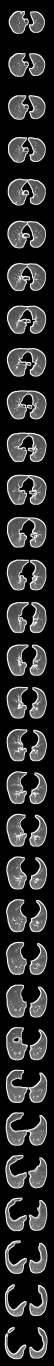
#> input picture img/visual_images_11_CP_v.jpg, 160 x 4096 px (shown at 1/3 size); its folder holds only this picture in this run
$ python -i bounding_box.py   (imports and definitions only)
#> lines starting #> are read from the running program, lines starting #| are printed output that depends on the picture; after the words box and inside, x2 and y2 are one past the last pixel; in counts of white or black regions, pixels touching at a corner belong together
import os
import cv2 as cv
import numpy as np
import matplotlib.pyplot as plt


# TODO function that returns distance to border
# TODO calculate minimum distances to all borders -> change of plans


##############################################################
#path = 'data/dataset_seg/CP/1/3147/0006.png'

# [9 lines left out: function delete_empty_image, not called in this run]


def find_biggest_bounding_box_in_img(path):
#> called with path = '../img/visual_images_11_CP_v.jpg'
    im = cv.imread(path)
#> im is the input picture: shape (4096, 160, 3); min 0, max 255, mean 47.1
    img = cv.cvtColor(im, cv.COLOR_BGR2GRAY)

    ret, binary = cv.threshold(img, 127, 255, cv.THRESH_TRUNC)
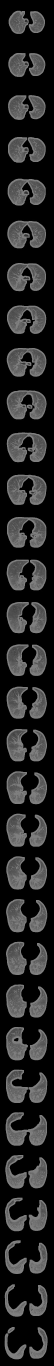
#> binary: shape (4096, 160) (shown at 1/3 size); min 0, max 127, mean 37
    contours, hierarchy = cv.findContours(
        binary, cv.RETR_EXTERNAL, cv.CHAIN_APPROX_SIMPLE)
#> contours = 1692 contours, 1651 with area under 20; largest, box (x1, y1, x2, y2) and area: (16, 1544, 144, 1648) 9616, (16, 1672, 144, 1776) 9567, (16, 1424, 144, 1520) 9312, (16, 1296, 144, 1392) 9084, (16, 1168, 144, 1264) 9045
    #print("Number of contours:" + str(len(contours)))
    x = 512
    y = 512
    x_down = 0
    y_down = 0
    for i in range(len(contours)):
        x_new, y_new, w_new, h_new = cv.boundingRect(contours[i])

        if w_new > 100 and h_new > 100:

            x_down_new = x_new + w_new
            y_down_new = y_new + h_new
            if x_new < x:
                x = x_new
            if y_new < y:
                y = y_new
            if x_down_new > x_down:
                x_down = x_down_new
            if y_down_new > y_down:
                y_down = y_down_new
#> this loop made 1692 passes
#> (x_new, y_new, w_new, h_new, y_down_new, x, x_down, y_down) on pass 177: (8, 3720, 136, 104, 3824, 8, 144, 3824)
#> (x_new, y_new, w_new, h_new, y_down_new) on passes 226, 268, 318, 364, 420, 761: (8, 3592, 136, 104, 3696), (16, 3464, 128, 104, 3568), (16, 3336, 128, 104, 3440), (16, 3208, 128, 104, 3312), (16, 3080, 128, 104, 3184), (16, 2312, 128, 104, 2416)
#> after the loop, x = 8; x_down = 144; y = 512; y_down = 3824

    w = x_down - x
#> w = 136
    h = y_down - y
#> h = 3312

    # cv.rectangle(im, (x, y), (x+w, y+h), (255, 0, 0), 3)
    # plt.imshow(im)
    # plt.show()

    return x, y, w, h

# [39 lines left out: function find_bounding_box_size, not called in this run]

# data/dataset_seg/NCP/1042/2614/0000.png
# find_biggest_bounding_box_in_img('./data/dataset_seg/CP/1231/3449/0245.png')
#'./data/dataset_seg/NCP/2715/2708/0005.png'
#'./data/dataset_seg/NCP/913/2455/0181.png'

#'./data/dataset_seg/CP/2439/2909/0333.png'
#'./data/dataset_seg/CP/15/3174/0097.png'

# FINAL:
#'./data/dataset_seg/NCP/2715/2708/0005.png'
#'./data/dataset_seg/CP/1231/3449/0245.png'

#'./data/dataset_seg/Normal/790/225/0025.png'

###########################################################

'''
rootpath = './data/dataset_seg'
labels = ['CP', 'NCP', 'Normal']

img_size = 512

w_min = 0
h_min = 0

path_min_w = ''
path_min_h = ''

for label in labels:
    rootpath_label = rootpath + '/' + label

    for directory in sorted(os.listdir(rootpath_label)):
        subpath = os.path.join(rootpath_label, directory)

        if subpath == './data/dataset_seg/CP/1357':
            break
        if subpath == './data/dataset_seg/CP/1255':
            break


        for subdirectory in sorted(os.listdir(subpath)):
            subsubpath = os.path.join(subpath, subdirectory)

            if subsubpath == './data/dataset_seg/NCP/913/2455':#/0181.png':
                break

            # if subsubpath == './data/dataset_seg/CP/2439/2909/0333.png':
            #     break

            # if subsubpath == './data/dataset_seg/CP/15/3174/0097.png':
            #     break

            # './data/dataset_seg/NCP/1042/2614'
            # './data/dataset_seg/NCP/1043/2615'
            #'./data/dataset_seg/NCP/125/1394'

            list_dir = sorted(os.listdir(subsubpath))

            for image_file in list_dir:
                if image_file == '.ipynb_checkpoints':
                    break
                img_path = os.path.join(subsubpath, image_file)

                if img_path == './data/dataset_seg/NCP/913/2455/0181.png':
                    break

                if img_path == './data/dataset_seg/CP/2439/2909/0333.png':
                    break

                if img_path == './data/dataset_seg/CP/15/3174/0097.png':
                    break
                # im = cv.imread(img_path)
                # img = cv.cvtColor(im, cv.COLOR_BGR2GRAY)
                x, y, w, h = find_biggest_bounding_box_in_img(img_path)

                # if w > 500:
                #     break
                    #'./data/dataset_seg/CP/1357/3759/0004.png'

                if w > w_min:
                    w_min = w
                    path_min_w = img_path

                if h > h_min:
                    h_min = h
                    path_min_h = img_path
                # then: save img path with biggest lung width and height
    print('label ' + label + ' done')

print(str(w_min))
print(str(h_min))


rootpath = './data/dataset_seg'
labels = ['CP', 'NCP', 'Normal']

for label in labels:
    rootpath_label = rootpath + '/' + label

    for directory in sorted(os.listdir(rootpath_label)):
        subpath = os.path.join(rootpath_label, directory)

        for subdirectory in sorted(os.listdir(subpath)):
            subsubpath = os.path.join(subpath, subdirectory)

            list_dir = sorted(os.listdir(subsubpath))

            for image_file in list_dir:
                if image_file == '.ipynb_checkpoints':
                    break
                img_path = os.path.join(subsubpath, image_file)
                delete_empty_image(img_path)

    print('label ' + label + ' done')
'''
#'./data/dataset_seg/NCP/2715/2708/0005.png'
#'./data/dataset_seg/Normal/790/225/0025.png'
# print('done')

'''
rootpath = './data/dataset_seg'
# labels = ['CP', 'NCP', 'Normal']
labels = ['NCP']

count_discard = 0
discard_list_512 = []
discard_list = []

for label in labels:
    rootpath_label = rootpath + '/' + label

    for directory in sorted(os.listdir(rootpath_label)):
        subpath = os.path.join(rootpath_label, directory)
    # directory = '1010'
    # subpath = os.path.join(rootpath_label, directory)

        # start with -512, check for 32 increasing
        for subdirectory in sorted(os.listdir(subpath)):
            subsubpath = os.path.join(subpath, subdirectory)

            list_dir = sorted(os.listdir(subsubpath))
            # w_save = -512
            # print("next")
            # s = 32
            # for i, image_file in enumerate(list_dir):
            #     if image_file != '.ipynb_checkpoints':
            #         img_path = os.path.join(subsubpath, image_file)
            #         x, y, w, h = find_biggest_bounding_box_in_img(img_path)
            #         # if w >= w_save-10:
            #         #     w_save = w
            #         # else:
            #         #     print("stop")
            #         #     if i < 32:
            #         #         count_discard +=1
            #         #         discard_list.append(subsubpath)

            #         if i == 1 and h > 150:
            #             count_discard +=1
            #             discard_list_512.append(subsubpath)
            #             # print("d")
            #             break
            image_file = list_dir[0]
            if image_file == '.ipynb_checkpoints':
                image_file = list_dir[1]
            img_path = os.path.join(subsubpath, image_file)
            x, y, w, h = find_biggest_bounding_box_in_img(img_path)
            if h > 150:
                count_discard +=1
                discard_list_512.append(subsubpath)

                    # [9 lines of commented-out code are left out]


    print('label ' + label + ' done')
'''

>>> result = find_biggest_bounding_box_in_img('../img/visual_images_11_CP_v.jpg')
#> result = (8, 512, 136, 3312)
